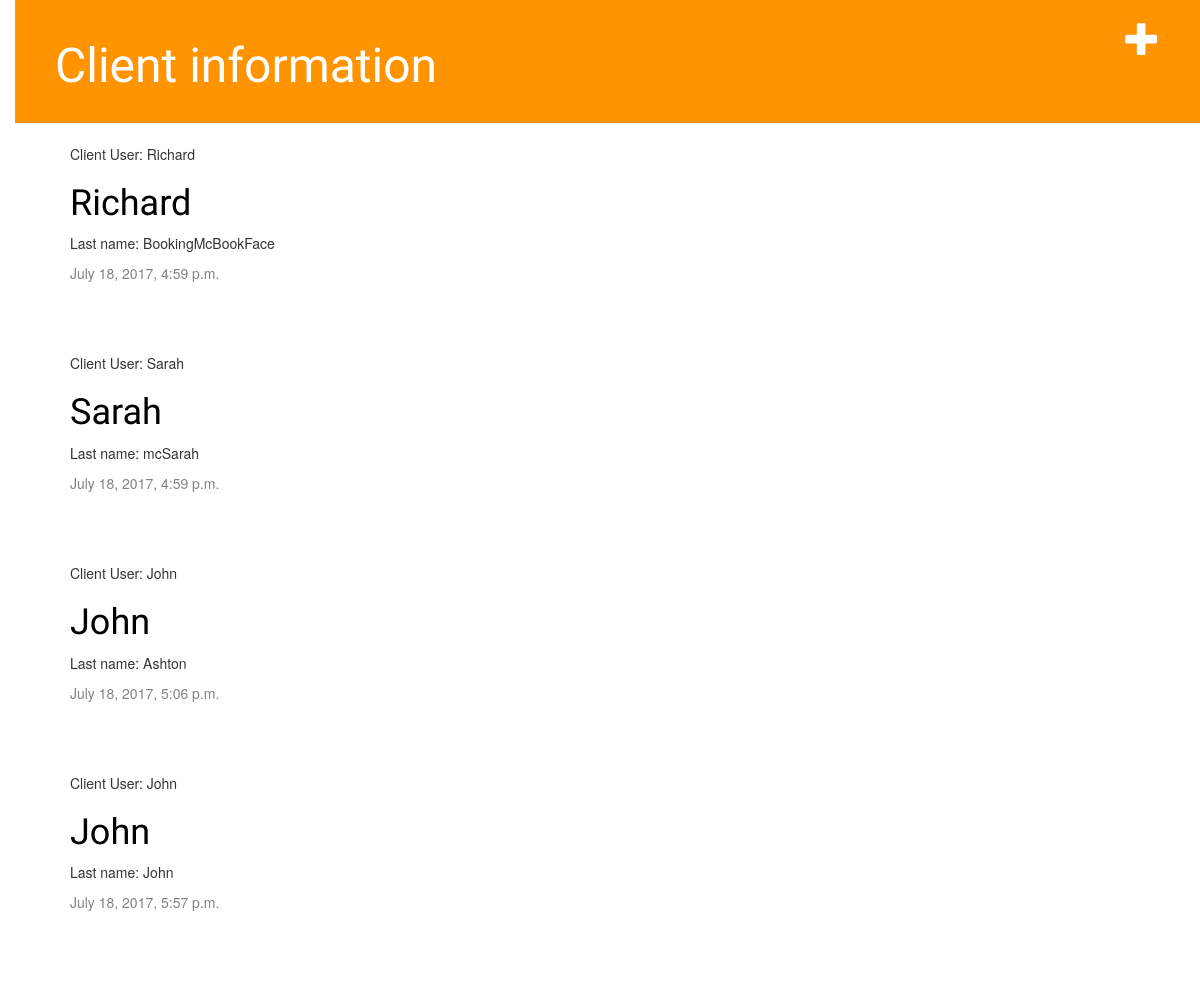
Before: / with the older database file.
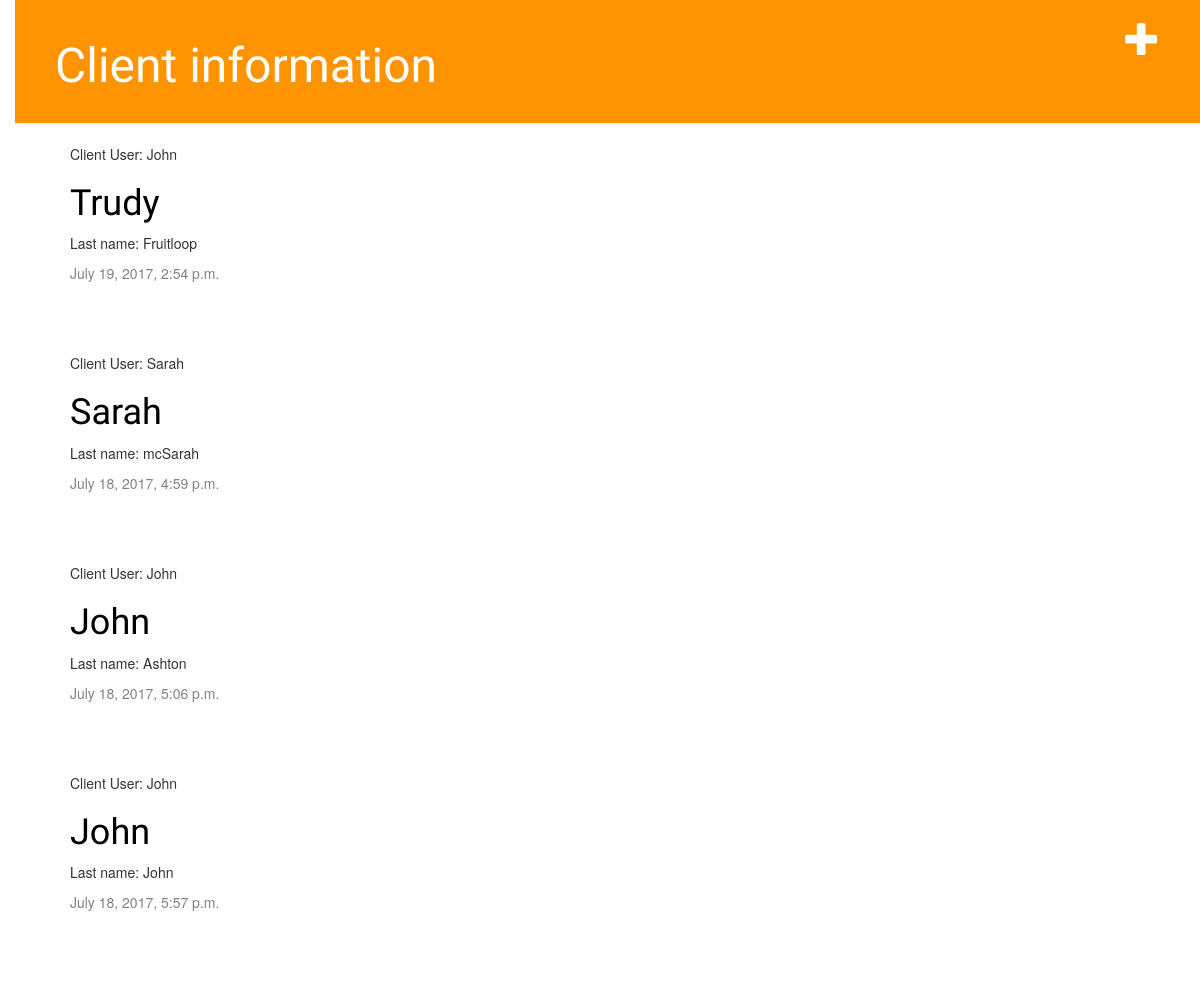
After: the same page with the newer database file.
### booking/models.py (models this page shows, shortened)
class Client(models.Model):
    clients = models.ForeignKey('auth.User')
    email = models.EmailField(('email address'), max_length=254, unique=True)
    first_name = models.CharField(('first name'), max_length=30, blank=True)
    last_name = models.CharField(('last name'), max_length=30, blank=True)
    date_joined = models.DateTimeField(('date joined'), default=timezone.now)
    is_staff = models.BooleanField(('staff status'), default=False,
        help_text=('Designates whether the user can log into this admin '
                    'site.'))
    is_active = models.BooleanField(('active'), default=True,
        help_text=('Designates whether this user should be treated as '
                    'active. Unselect this instead of deleting accounts.'))

### booking/views.py (the view)
# urls.py: url(r'^$', views.client_list, name='client_list'),
def client_list(request):
    clients = Client.objects.filter(date_joined__lte=timezone.now())
    return render(request, 'booking/client_list.html', {'clients': clients})

### booking/templates/booking/client_list.html
{% extends 'booking/base.html' %}
{% block content %}
  {% for client in clients %}
    <div class='client'>
      <p>Client User: {{ client.clients }}</p>
      <h1><a href="{% url 'client_detail' pk=client.pk %}">{{ client.first_name }}</a></h1>
      <p>Last name: {{ client.last_name}}</p>
      <div class='date'>
        <p>{{ client.date_joined }}</p>
      </div>
    </div>
  {% endfor %}
{%endblock%}

### booking/templates/booking/base.html (shortened to what this page needs)
{% load staticfiles %}
<html>
    <head>
        <link rel="stylesheet" href="//maxcdn.bootstrapcdn.com/bootstrap/3.2.0/css/bootstrap.min.css">
        <link rel="stylesheet" href="//maxcdn.bootstrapcdn.com/bootstrap/3.2.0/css/bootstrap-theme.min.css">
        <link rel="stylesheet" href="{% static 'css/booking.css' %}">
    </head>
    <body>
      <div class="page-header">
        <a href="{% url 'client_new' %}" class="top-menu"><span class="glyphicon glyphicon-plus"></span></a>
        <h1><a href="/">Client information</a></h1>
      </div>
       <div class="content container">
           <div class="row">
               <div class="col-md-8">
               {% block content %}
               {% endblock %}
               </div>
           </div>
       </div>
    </body>
</html>

### booking/static/css/booking.css (style rules this page uses)
h1 a { color: #FCA205; }
body { padding-left: 15px; }
.page-header { background-color: #ff9400; margin-top: 0; padding: 20px 20px 20px 40px; }
.page-header h1, .page-header h1 a, .page-header h1 a:visited, .page-header h1 a:active { color: #ffffff; font-size: 36pt; text-decoration: none; }
.content { margin-left: 40px; }
h1, h2, h3, h4 { font-family: 'Lobster', cursive; }
.date { color: #828282; }
.top-menu, .top-menu:hover, .top-menu:visited { color: #ffffff; float: right; font-size: 26pt; margin-right: 20px; }
.client { margin-bottom: 70px; }
.client h1 a, .client h1 a:visited { color: #000000; }

Changed rows visible on the page:
removed Client: clients "Richard", first_name "Richard", last_name "BookingMcBookFace", date_joined "July 18, 2017, 4:59 p.m."
added Client: clients "John", first_name "Trudy", last_name "Fruitloop", date_joined "July 19, 2017, 2:54 p.m."
